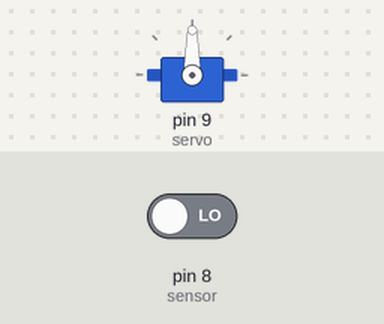
This sketch was run on a simulated Arduino Uno, built with avr-gcc and run on an emulated ATmega328P. On the bench: servo. The test bench sets the inputs (shaded band); at power-on: pin 8 (sensor) LOW.

Above: at 1.2 s.
1.3 s: pin 8 (sensor) driven HIGH
At 1.45 s:
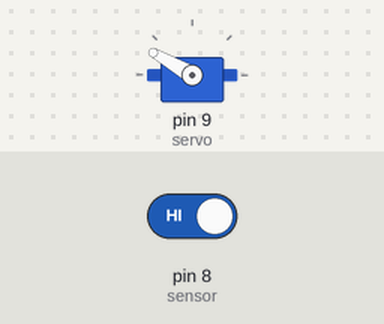
4.3 s: pin 8 (sensor) driven LOW
At 4.75 s:
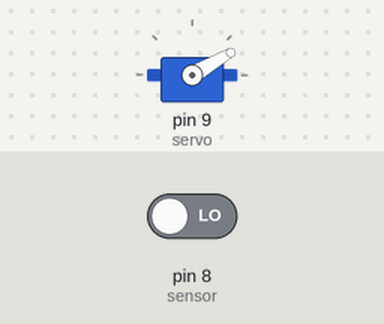
Timing chart, 0 to 7.3 s (numbered marks = the images above; inputs shaded):
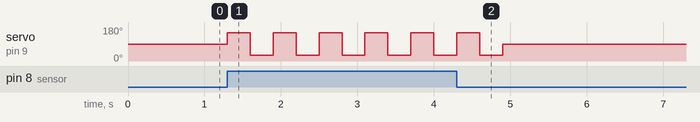

Measured:
- after the input at 1.3 s, servo on pin 9 (servo): alternates 150° for 0.30 s and 30° for 0.30 s, starting at once

The sketch:

Servo_motor_ve_hareket_sens_r_.ino
```cpp
#include<Servo.h>
Servo motor;
int sensor=8;
int servo=9;
int hareket;

void setup() {
  pinMode(sensor,INPUT);
  motor.attach(servo);
}

void loop() {
  hareket=digitalRead(sensor);
  if(hareket==HIGH){
  motor.write(150);
delay(300);
motor.write(30);
delay(300);
motor.write(150);
delay(300);
motor.write(30);
delay(300);
  }
else
motor.write(90);

}
```
